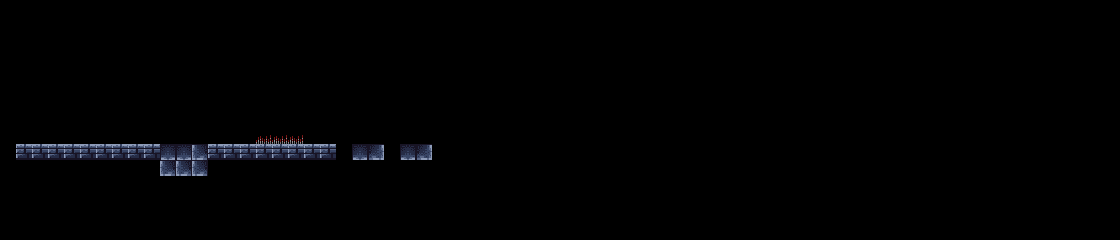

Rendered tile map (Tiled .tmx) drawn with the repository's tilesets; below, a short description and the full map source, tile grids included:
An orthogonal 70x15 tile map with 16x16 px tiles, 1 tile layer (Tile Layer 1).

<map version="1.10" tiledversion="1.12.1" orientation="orthogonal" renderorder="left-up" width="70" height="15" tilewidth="16" tileheight="16" infinite="0" nextlayerid="2" nextobjectid="1">
 <tileset firstgid="1" source="Tiles.tsx" />
 <layer id="1" name="Tile Layer 1" width="70" height="15">
  <data encoding="csv">
0,0,0,0,0,0,0,0,0,0,0,0,0,0,0,0,0,0,0,0,0,0,0,0,0,0,0,0,0,0,0,0,0,0,0,0,0,0,0,0,0,0,0,0,0,0,0,0,0,0,0,0,0,0,0,0,0,0,0,0,0,0,0,0,0,0,0,0,0,0,
0,0,0,0,0,0,0,0,0,0,0,0,0,0,0,0,0,0,0,0,0,0,0,0,0,0,0,0,0,0,0,0,0,0,0,0,0,0,0,0,0,0,0,0,0,0,0,0,0,0,0,0,0,0,0,0,0,0,0,0,0,0,0,0,0,0,0,0,0,0,
0,0,0,0,0,0,0,0,0,0,0,0,0,0,0,0,0,0,0,0,0,0,0,0,0,0,0,0,0,0,0,0,0,0,0,0,0,0,0,0,0,0,0,0,0,0,0,0,0,0,0,0,0,0,0,0,0,0,0,0,0,0,0,0,0,0,0,0,0,0,
0,0,0,0,0,0,0,0,0,0,0,0,0,0,0,0,0,0,0,0,0,0,0,0,0,0,0,0,0,0,0,0,0,0,0,0,0,0,0,0,0,0,0,0,0,0,0,0,0,0,0,0,0,0,0,0,0,0,0,0,0,0,0,0,0,0,0,0,0,0,
0,0,0,0,0,0,0,0,0,0,0,0,0,0,0,0,0,0,0,0,0,0,0,0,0,0,0,0,0,0,0,0,0,0,0,0,0,0,0,0,0,0,0,0,0,0,0,0,0,0,0,0,0,0,0,0,0,0,0,0,0,0,0,0,0,0,0,0,0,0,
0,0,0,0,0,0,0,0,0,0,0,0,0,0,0,0,0,0,0,0,0,0,0,0,0,0,0,0,0,0,0,0,0,0,0,0,0,0,0,0,0,0,0,0,0,0,0,0,0,0,0,0,0,0,0,0,0,0,0,0,0,0,0,0,0,0,0,0,0,0,
0,0,0,0,0,0,0,0,0,0,0,0,0,0,0,0,0,0,0,0,0,0,0,0,0,0,0,0,0,0,0,0,0,0,0,0,0,0,0,0,0,0,0,0,0,0,0,0,0,0,0,0,0,0,0,0,0,0,0,0,0,0,0,0,0,0,0,0,0,0,
0,0,0,0,0,0,0,0,0,0,0,0,0,0,0,0,0,0,0,0,0,0,0,0,0,0,0,0,0,0,0,0,0,0,0,0,0,0,0,0,0,0,0,0,0,0,0,0,0,0,0,0,0,0,0,0,0,0,0,0,0,0,0,0,0,0,0,0,0,0,
0,0,0,0,0,0,0,0,0,0,0,0,0,0,0,0,214,214,214,0,0,0,0,0,0,0,0,0,0,0,0,0,0,0,0,0,0,0,0,0,0,0,0,0,0,0,0,0,0,0,0,0,0,0,0,0,0,0,0,0,0,0,0,0,0,0,0,0,0,0,
0,17,17,17,17,17,17,17,17,17,108,108,107,17,17,17,17,17,17,17,17,0,108,109,0,108,109,0,0,0,0,0,0,0,0,0,0,0,0,0,0,0,0,0,0,0,0,0,0,0,0,0,0,0,0,0,0,0,0,0,0,0,0,0,0,0,0,0,0,0,
0,0,0,0,0,0,0,0,0,0,107,107,107,0,0,0,0,0,0,0,0,0,0,0,0,0,0,0,0,0,0,0,0,0,0,0,0,0,0,0,0,0,0,0,0,0,0,0,0,0,0,0,0,0,0,0,0,0,0,0,0,0,0,0,0,0,0,0,0,0,
0,0,0,0,0,0,0,0,0,0,0,0,0,0,0,0,0,0,0,0,0,0,0,0,0,0,0,0,0,0,0,0,0,0,0,0,0,0,0,0,0,0,0,0,0,0,0,0,0,0,0,0,0,0,0,0,0,0,0,0,0,0,0,0,0,0,0,0,0,0,
0,0,0,0,0,0,0,0,0,0,0,0,0,0,0,0,0,0,0,0,0,0,0,0,0,0,0,0,0,0,0,0,0,0,0,0,0,0,0,0,0,0,0,0,0,0,0,0,0,0,0,0,0,0,0,0,0,0,0,0,0,0,0,0,0,0,0,0,0,0,
0,0,0,0,0,0,0,0,0,0,0,0,0,0,0,0,0,0,0,0,0,0,0,0,0,0,0,0,0,0,0,0,0,0,0,0,0,0,0,0,0,0,0,0,0,0,0,0,0,0,0,0,0,0,0,0,0,0,0,0,0,0,0,0,0,0,0,0,0,0,
0,0,0,0,0,0,0,0,0,0,0,0,0,0,0,0,0,0,0,0,0,0,0,0,0,0,0,0,0,0,0,0,0,0,0,0,0,0,0,0,0,0,0,0,0,0,0,0,0,0,0,0,0,0,0,0,0,0,0,0,0,0,0,0,0,0,0,0,0,0
</data>
 </layer>
</map>
